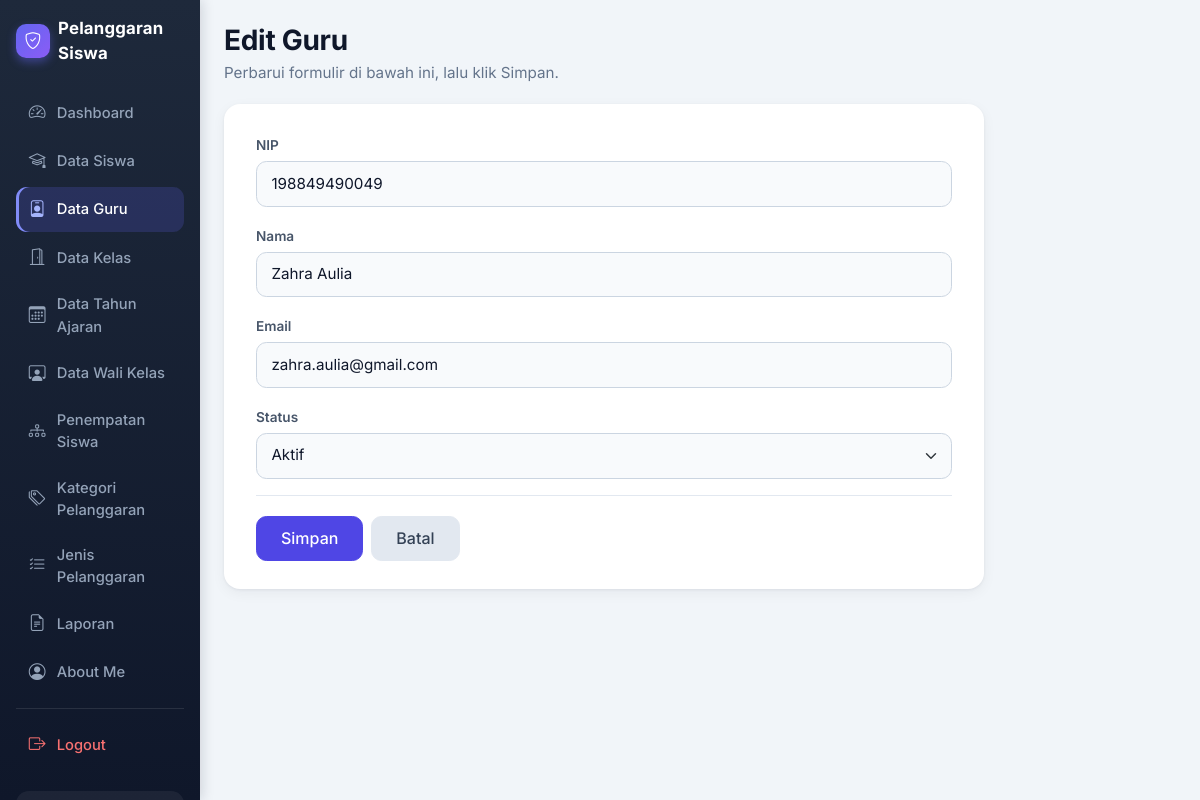
/edit_guru.php?id=49 (signed in), run on an earlier commit of the app's database.
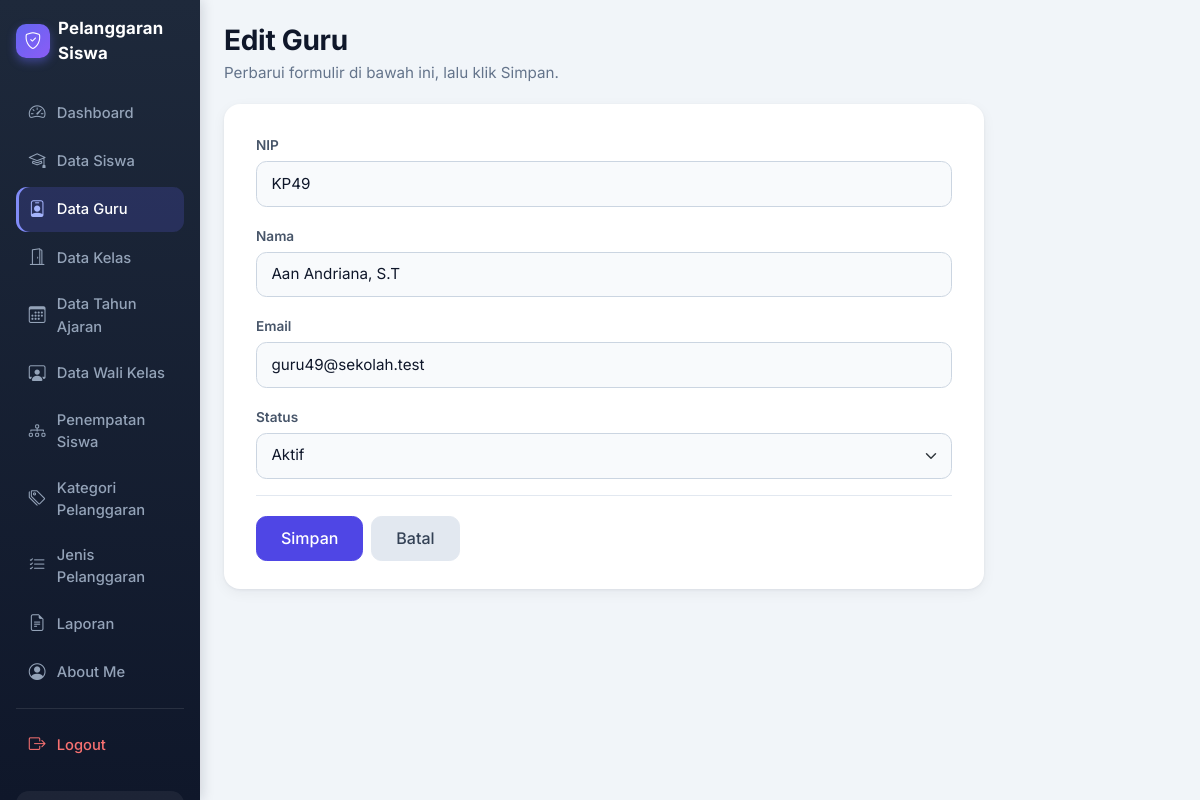
And on a later commit of the database.
### tables this page shows
CREATE TABLE `t_guru` (
  `id` int(11) NOT NULL,
  `nip` varchar(30) NOT NULL,
  `nama` varchar(150) DEFAULT NULL,
  `email` varchar(150) NOT NULL,
  `status_aktif` tinyint(1) NOT NULL,
  `user_id` int(11) NOT NULL,
  `created_at` timestamp NOT NULL DEFAULT current_timestamp(),
  `updated_at` timestamp NOT NULL DEFAULT current_timestamp()
);

### edit_guru.php (called while the page is built, shortened)
<?php
include "config/koneksi.php";
include "includes/helper.php";
$id = (int) ($_GET['id'] ?? 0);
$guru = ambil_satu($koneksi, "SELECT * FROM t_guru WHERE id = ?", 'i', $id);
$v = [
    'nip'          => $guru['nip'] ?? '',
    'nama'         => $guru['nama'] ?? '',
    'email'        => $guru['email'] ?? '',
    'status_aktif' => (int) $guru['status_aktif'],
];
$label_tombol = 'Simpan';
include 'layout/tambah_atas.php';
include 'layout/form_guru.php';
include 'layout/tambah_bawah.php';

### layout/form_guru.php (the view, shortened to what this page needs)
<?php
$galat = $galat ?? [];
$label_tombol = $label_tombol ?? 'Simpan';
?>
<form method="POST" id="formGuru">
    <div class="mb-3">
        <label for="nip" class="form-label">NIP</label>
        <input type="text" name="nip" id="nip" class="form-control<?= kelas_invalid($galat, 'nip'); ?>"
               value="<?= htmlspecialchars((string) $v['nip']); ?>" required>
    </div>
    <div class="mb-3">
        <label for="nama" class="form-label">Nama</label>
        <input type="text" name="nama" id="nama" class="form-control<?= kelas_invalid($galat, 'nama'); ?>"
               value="<?= htmlspecialchars((string) $v['nama']); ?>" required>
    </div>
    <div class="mb-3">
        <label for="email" class="form-label">Email</label>
        <input type="email" name="email" id="email" class="form-control<?= kelas_invalid($galat, 'email'); ?>"
               value="<?= htmlspecialchars((string) $v['email']); ?>" required>
    </div>
    <div class="mb-3">
        <label for="status_aktif" class="form-label">Status</label>
        <?= html_status_select($v['status_aktif']); ?>
    </div>
    <div class="td-actions">
        <button type="submit" name="simpan" class="btn btn-primary"><?= htmlspecialchars($label_tombol); ?></button>
        <a href="kelola_guru.php" class="btn btn-secondary">Batal</a>
    </div>
</form>

### includes/helper.php (shortened to what this page needs)
<?php
function kelas_invalid(array $galat, $kolom)
{
    return isset($galat[$kolom]) ? ' is-invalid' : '';
}
function html_status_select($nilai, $nama = 'status_aktif', $invalid = false)
{
    $n = ((string) $nilai === '0') ? '0' : '1';
    return '<select name="' . $nama . '" id="' . $nama . '" class="form-select' . ($invalid ? ' is-invalid' : '') . '">'
         . '<option value="1"' . ($n === '1' ? ' selected' : '') . '>Aktif</option>'
         . '<option value="0"' . ($n === '0' ? ' selected' : '') . '>Tidak Aktif</option>'
         . '</select>';
}
function ambil_semua($koneksi, $sql, $tipe = '', ...$param)
{
    $stmt = mysqli_prepare($koneksi, $sql);
    if ($tipe !== '') { mysqli_stmt_bind_param($stmt, $tipe, ...$param); }
    mysqli_stmt_execute($stmt);
    $hasil = mysqli_stmt_get_result($stmt);
    $baris = [];
    while ($hasil && ($r = mysqli_fetch_assoc($hasil))) { $baris[] = $r; }
    return $baris;
}
function ambil_satu($koneksi, $sql, $tipe = '', ...$param)
{
    $semua = ambil_semua($koneksi, $sql, $tipe, ...$param);
    return $semua[0] ?? null;
}

What changed in the data, as far as the page shows it:
changed t_guru "Aktif": nip "198849490049" → "KP49"; nama "Zahra Aulia" → "Aan Andriana, S.T"; email "zahra.aulia@gmail.com" → "guru49@sekolah.test"
